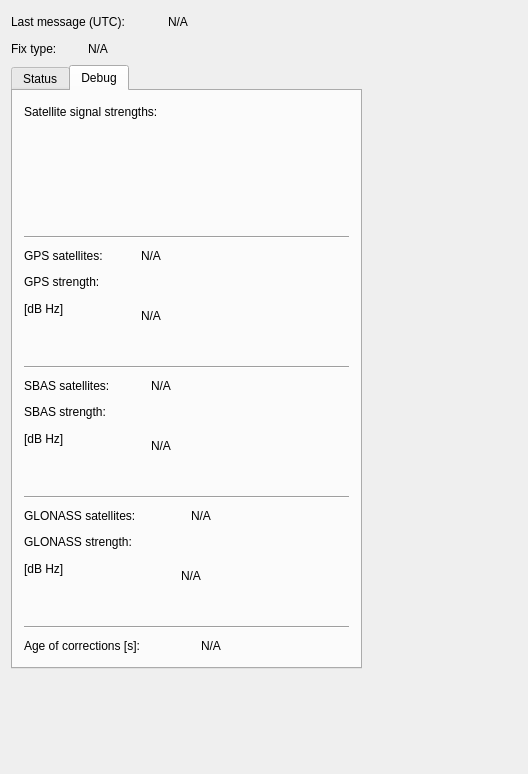
<?xml version="1.0" encoding="UTF-8"?>
<ui version="4.0">
 <class>GpsRtkPlugin</class>
 <widget class="QWidget" name="GpsRtkPlugin">
  <property name="geometry">
   <rect>
    <x>0</x>
    <y>0</y>
    <width>528</width>
    <height>774</height>
   </rect>
  </property>
  <property name="windowTitle">
   <string>GpsRtkInfo</string>
  </property>
  <layout class="QHBoxLayout" name="horizontalLayout_17">
   <item>
    <layout class="QVBoxLayout" name="verticalLayout_5">
     <item>
      <layout class="QHBoxLayout" name="horizontalLayout">
       <item>
        <widget class="QLabel" name="label_nodeStatus_description">
         <property name="sizePolicy">
          <sizepolicy hsizetype="Fixed" vsizetype="Preferred">
           <horstretch>0</horstretch>
           <verstretch>0</verstretch>
          </sizepolicy>
         </property>
         <property name="minimumSize">
          <size>
           <width>151</width>
           <height>21</height>
          </size>
         </property>
         <property name="text">
          <string>Last message (UTC):</string>
         </property>
        </widget>
       </item>
       <item>
        <widget class="QLabel" name="label_nodeStatus">
         <property name="minimumSize">
          <size>
           <width>91</width>
           <height>21</height>
          </size>
         </property>
         <property name="styleSheet">
          <string notr="true"/>
         </property>
         <property name="text">
          <string>N/A</string>
         </property>
        </widget>
       </item>
       <item>
        <spacer name="horizontalSpacer_2">
         <property name="orientation">
          <enum>Qt::Horizontal</enum>
         </property>
         <property name="sizeHint" stdset="0">
          <size>
           <width>40</width>
           <height>20</height>
          </size>
         </property>
        </spacer>
       </item>
      </layout>
     </item>
     <item>
      <layout class="QHBoxLayout" name="horizontalLayout_2">
       <item>
        <widget class="QLabel" name="label_fixType_description">
         <property name="sizePolicy">
          <sizepolicy hsizetype="Fixed" vsizetype="Preferred">
           <horstretch>0</horstretch>
           <verstretch>0</verstretch>
          </sizepolicy>
         </property>
         <property name="minimumSize">
          <size>
           <width>71</width>
           <height>21</height>
          </size>
         </property>
         <property name="text">
          <string>Fix type:</string>
         </property>
        </widget>
       </item>
       <item>
        <widget class="QLabel" name="label_fixType">
         <property name="sizePolicy">
          <sizepolicy hsizetype="Preferred" vsizetype="Preferred">
           <horstretch>0</horstretch>
           <verstretch>0</verstretch>
          </sizepolicy>
         </property>
         <property name="minimumSize">
          <size>
           <width>51</width>
           <height>21</height>
          </size>
         </property>
         <property name="styleSheet">
          <string notr="true"/>
         </property>
         <property name="text">
          <string>N/A</string>
         </property>
        </widget>
       </item>
       <item>
        <spacer name="horizontalSpacer">
         <property name="orientation">
          <enum>Qt::Horizontal</enum>
         </property>
         <property name="sizeHint" stdset="0">
          <size>
           <width>40</width>
           <height>20</height>
          </size>
         </property>
        </spacer>
       </item>
      </layout>
     </item>
     <item>
      <widget class="QTabWidget" name="tabWidget">
       <property name="layoutDirection">
        <enum>Qt::LeftToRight</enum>
       </property>
       <property name="currentIndex">
        <number>1</number>
       </property>
       <widget class="QWidget" name="status">
        <attribute name="title">
         <string>Status</string>
        </attribute>
        <layout class="QGridLayout" name="gridLayout_2">
         <item row="0" column="0">
          <layout class="QGridLayout" name="gridLayout">
           <item row="0" column="0">
            <layout class="QVBoxLayout" name="verticalLayout_status">
             <item>
              <layout class="QHBoxLayout" name="horizontalLayout_3">
               <item>
                <widget class="QLabel" name="label_numSatellites_description">
                 <property name="minimumSize">
                  <size>
                   <width>111</width>
                   <height>21</height>
                  </size>
                 </property>
                 <property name="text">
                  <string>Num satellites:</string>
                 </property>
                </widget>
               </item>
               <item>
                <widget class="QLabel" name="label_numSatellites">
                 <property name="minimumSize">
                  <size>
                   <width>31</width>
                   <height>21</height>
                  </size>
                 </property>
                 <property name="text">
                  <string>N/A</string>
                 </property>
                </widget>
               </item>
               <item>
                <spacer name="horizontalSpacer_3">
                 <property name="orientation">
                  <enum>Qt::Horizontal</enum>
                 </property>
                 <property name="sizeHint" stdset="0">
                  <size>
                   <width>40</width>
                   <height>20</height>
                  </size>
                 </property>
                </spacer>
               </item>
               <item>
                <widget class="QLabel" name="label_numSatellites_indicator">
                 <property name="minimumSize">
                  <size>
                   <width>71</width>
                   <height>21</height>
                  </size>
                 </property>
                 <property name="maximumSize">
                  <size>
                   <width>71</width>
                   <height>24</height>
                  </size>
                 </property>
                 <property name="text">
                  <string/>
                 </property>
                </widget>
               </item>
              </layout>
             </item>
             <item>
              <widget class="Line" name="line_3">
               <property name="orientation">
                <enum>Qt::Horizontal</enum>
               </property>
              </widget>
             </item>
             <item>
              <layout class="QHBoxLayout" name="horizontalLayout_4">
               <item>
                <widget class="QLabel" name="label_numRtkSatellites_description">
                 <property name="minimumSize">
                  <size>
                   <width>151</width>
                   <height>21</height>
                  </size>
                 </property>
                 <property name="text">
                  <string>Num satellites (RTK):</string>
                 </property>
                </widget>
               </item>
               <item>
                <widget class="QLabel" name="label_numRtkSatellites">
                 <property name="minimumSize">
                  <size>
                   <width>51</width>
                   <height>21</height>
                  </size>
                 </property>
                 <property name="text">
                  <string>N/A</string>
                 </property>
                </widget>
               </item>
               <item>
                <spacer name="horizontalSpacer_4">
                 <property name="orientation">
                  <enum>Qt::Horizontal</enum>
                 </property>
                 <property name="sizeHint" stdset="0">
                  <size>
                   <width>40</width>
                   <height>20</height>
                  </size>
                 </property>
                </spacer>
               </item>
               <item>
                <widget class="QLabel" name="label_numRtkSatellites_indicator">
                 <property name="minimumSize">
                  <size>
                   <width>71</width>
                   <height>21</height>
                  </size>
                 </property>
                 <property name="text">
                  <string/>
                 </property>
                </widget>
               </item>
              </layout>
             </item>
             <item>
              <widget class="Line" name="line_4">
               <property name="orientation">
                <enum>Qt::Horizontal</enum>
               </property>
              </widget>
             </item>
             <item>
              <layout class="QHBoxLayout" name="horizontalLayout_5">
               <item>
                <widget class="QLabel" name="label_baseline_description">
                 <property name="minimumSize">
                  <size>
                   <width>131</width>
                   <height>21</height>
                  </size>
                 </property>
                 <property name="text">
                  <string>NED baseline [m]:</string>
                 </property>
                </widget>
               </item>
               <item>
                <widget class="QLabel" name="label_baseline">
                 <property name="minimumSize">
                  <size>
                   <width>101</width>
                   <height>21</height>
                  </size>
                 </property>
                 <property name="text">
                  <string>N/A</string>
                 </property>
                </widget>
               </item>
               <item>
                <spacer name="horizontalSpacer_5">
                 <property name="orientation">
                  <enum>Qt::Horizontal</enum>
                 </property>
                 <property name="sizeHint" stdset="0">
                  <size>
                   <width>40</width>
                   <height>20</height>
                  </size>
                 </property>
                </spacer>
               </item>
              </layout>
             </item>
             <item>
              <widget class="Line" name="line_5">
               <property name="orientation">
                <enum>Qt::Horizontal</enum>
               </property>
              </widget>
             </item>
             <item>
              <layout class="QHBoxLayout" name="horizontalLayout_6">
               <item>
                <widget class="QLabel" name="label_navsatFixAlt_description">
                 <property name="sizePolicy">
                  <sizepolicy hsizetype="Fixed" vsizetype="Preferred">
                   <horstretch>0</horstretch>
                   <verstretch>0</verstretch>
                  </sizepolicy>
                 </property>
                 <property name="minimumSize">
                  <size>
                   <width>201</width>
                   <height>21</height>
                  </size>
                 </property>
                 <property name="text">
                  <string>Navsat fix altitude (avg) [m]:</string>
                 </property>
                </widget>
               </item>
               <item>
                <widget class="QLabel" name="label_navsatFixAlt">
                 <property name="minimumSize">
                  <size>
                   <width>0</width>
                   <height>21</height>
                  </size>
                 </property>
                 <property name="text">
                  <string>N/A</string>
                 </property>
                </widget>
               </item>
               <item>
                <spacer name="horizontalSpacer_6">
                 <property name="orientation">
                  <enum>Qt::Horizontal</enum>
                 </property>
                 <property name="sizeHint" stdset="0">
                  <size>
                   <width>40</width>
                   <height>20</height>
                  </size>
                 </property>
                </spacer>
               </item>
              </layout>
             </item>
             <item>
              <widget class="Line" name="line_8">
               <property name="orientation">
                <enum>Qt::Horizontal</enum>
               </property>
              </widget>
             </item>
             <item>
              <layout class="QHBoxLayout" name="horizontalLayout_7">
               <item>
                <widget class="QLabel" name="label_numWifiCorrections_description">
                 <property name="minimumSize">
                  <size>
                   <width>161</width>
                   <height>21</height>
                  </size>
                 </property>
                 <property name="text">
                  <string>Num Wifi corrections:</string>
                 </property>
                </widget>
               </item>
               <item>
                <widget class="QLabel" name="label_numWifiCorrections">
                 <property name="minimumSize">
                  <size>
                   <width>71</width>
                   <height>21</height>
                  </size>
                 </property>
                 <property name="text">
                  <string>N/A</string>
                 </property>
                </widget>
               </item>
               <item>
                <spacer name="horizontalSpacer_7">
                 <property name="orientation">
                  <enum>Qt::Horizontal</enum>
                 </property>
                 <property name="sizeHint" stdset="0">
                  <size>
                   <width>40</width>
                   <height>20</height>
                  </size>
                 </property>
                </spacer>
               </item>
              </layout>
             </item>
             <item>
              <widget class="Line" name="line_7">
               <property name="orientation">
                <enum>Qt::Horizontal</enum>
               </property>
              </widget>
             </item>
             <item>
              <layout class="QHBoxLayout" name="horizontalLayout_8">
               <item>
                <widget class="QLabel" name="label_rateWifiCorrections_description">
                 <property name="minimumSize">
                  <size>
                   <width>181</width>
                   <height>21</height>
                  </size>
                 </property>
                 <property name="text">
                  <string>Wifi correction rate [Hz]:</string>
                 </property>
                </widget>
               </item>
               <item>
                <widget class="QLabel" name="label_rateWifiCorrections">
                 <property name="minimumSize">
                  <size>
                   <width>0</width>
                   <height>21</height>
                  </size>
                 </property>
                 <property name="text">
                  <string>N/A</string>
                 </property>
                </widget>
               </item>
               <item>
                <spacer name="horizontalSpacer_8">
                 <property name="orientation">
                  <enum>Qt::Horizontal</enum>
                 </property>
                 <property name="sizeHint" stdset="0">
                  <size>
                   <width>40</width>
                   <height>20</height>
                  </size>
                 </property>
                </spacer>
               </item>
              </layout>
             </item>
             <item>
              <widget class="Line" name="line_6">
               <property name="orientation">
                <enum>Qt::Horizontal</enum>
               </property>
              </widget>
             </item>
             <item>
              <layout class="QHBoxLayout" name="horizontalLayout_9">
               <item>
                <widget class="QLabel" name="label_pingBaseStation_description">
                 <property name="minimumSize">
                  <size>
                   <width>165</width>
                   <height>21</height>
                  </size>
                 </property>
                 <property name="text">
                  <string>Base Station ping [ms]:</string>
                 </property>
                </widget>
               </item>
               <item>
                <widget class="QLabel" name="label_pingBaseStation">
                 <property name="minimumSize">
                  <size>
                   <width>0</width>
                   <height>21</height>
                  </size>
                 </property>
                 <property name="text">
                  <string>N/A</string>
                 </property>
                </widget>
               </item>
               <item>
                <spacer name="horizontalSpacer_9">
                 <property name="orientation">
                  <enum>Qt::Horizontal</enum>
                 </property>
                 <property name="sizeHint" stdset="0">
                  <size>
                   <width>40</width>
                   <height>20</height>
                  </size>
                 </property>
                </spacer>
               </item>
              </layout>
             </item>
            </layout>
           </item>
          </layout>
         </item>
        </layout>
       </widget>
       <widget class="QWidget" name="debug">
        <attribute name="title">
         <string>Debug</string>
        </attribute>
        <layout class="QGridLayout" name="gridLayout_4">
         <item row="10" column="0">
          <layout class="QHBoxLayout" name="horizontalLayout_GLONASS">
           <item>
            <layout class="QVBoxLayout" name="verticalLayout_4">
             <item>
              <widget class="QLabel" name="label_glonassStrength_description">
               <property name="sizePolicy">
                <sizepolicy hsizetype="Fixed" vsizetype="Preferred">
                 <horstretch>0</horstretch>
                 <verstretch>0</verstretch>
                </sizepolicy>
               </property>
               <property name="minimumSize">
                <size>
                 <width>151</width>
                 <height>21</height>
                </size>
               </property>
               <property name="text">
                <string>&lt;html&gt;&lt;head/&gt;&lt;body&gt;&lt;p&gt;GLONASS strength:&lt;/p&gt;&lt;/body&gt;&lt;/html&gt;</string>
               </property>
              </widget>
             </item>
             <item>
              <widget class="QLabel" name="label_glonassStrength_description_unit">
               <property name="sizePolicy">
                <sizepolicy hsizetype="Fixed" vsizetype="Preferred">
                 <horstretch>0</horstretch>
                 <verstretch>0</verstretch>
                </sizepolicy>
               </property>
               <property name="minimumSize">
                <size>
                 <width>71</width>
                 <height>21</height>
                </size>
               </property>
               <property name="text">
                <string>&lt;html&gt;&lt;head/&gt;&lt;body&gt;&lt;p&gt;[dB Hz]&lt;/p&gt;&lt;/body&gt;&lt;/html&gt;</string>
               </property>
              </widget>
             </item>
             <item>
              <spacer name="verticalSpacer_4">
               <property name="orientation">
                <enum>Qt::Vertical</enum>
               </property>
               <property name="sizeType">
                <enum>QSizePolicy::Preferred</enum>
               </property>
               <property name="sizeHint" stdset="0">
                <size>
                 <width>20</width>
                 <height>40</height>
                </size>
               </property>
              </spacer>
             </item>
            </layout>
           </item>
           <item>
            <widget class="QLabel" name="label_glonassStrength">
             <property name="sizePolicy">
              <sizepolicy hsizetype="Preferred" vsizetype="Preferred">
               <horstretch>0</horstretch>
               <verstretch>0</verstretch>
              </sizepolicy>
             </property>
             <property name="minimumSize">
              <size>
               <width>0</width>
               <height>21</height>
              </size>
             </property>
             <property name="styleSheet">
              <string notr="true"/>
             </property>
             <property name="text">
              <string>N/A</string>
             </property>
             <property name="wordWrap">
              <bool>true</bool>
             </property>
            </widget>
           </item>
           <item>
            <spacer name="horizontalSpacer_15">
             <property name="orientation">
              <enum>Qt::Horizontal</enum>
             </property>
             <property name="sizeHint" stdset="0">
              <size>
               <width>40</width>
               <height>20</height>
              </size>
             </property>
            </spacer>
           </item>
          </layout>
         </item>
         <item row="2" column="0">
          <widget class="Line" name="line_10">
           <property name="orientation">
            <enum>Qt::Horizontal</enum>
           </property>
          </widget>
         </item>
         <item row="5" column="0">
          <widget class="Line" name="line_9">
           <property name="orientation">
            <enum>Qt::Horizontal</enum>
           </property>
          </widget>
         </item>
         <item row="11" column="0">
          <widget class="Line" name="line_2">
           <property name="orientation">
            <enum>Qt::Horizontal</enum>
           </property>
          </widget>
         </item>
         <item row="3" column="0">
          <layout class="QVBoxLayout" name="verticalLayout_GPSSatellites">
           <item>
            <layout class="QHBoxLayout" name="horizontalLayout_10">
             <item>
              <widget class="QLabel" name="label_gpsSatellites_description">
               <property name="sizePolicy">
                <sizepolicy hsizetype="Fixed" vsizetype="Preferred">
                 <horstretch>0</horstretch>
                 <verstretch>0</verstretch>
                </sizepolicy>
               </property>
               <property name="minimumSize">
                <size>
                 <width>111</width>
                 <height>21</height>
                </size>
               </property>
               <property name="text">
                <string>GPS satellites:</string>
               </property>
              </widget>
             </item>
             <item>
              <widget class="QLabel" name="label_gpsSatellites">
               <property name="sizePolicy">
                <sizepolicy hsizetype="Fixed" vsizetype="Preferred">
                 <horstretch>0</horstretch>
                 <verstretch>0</verstretch>
                </sizepolicy>
               </property>
               <property name="minimumSize">
                <size>
                 <width>51</width>
                 <height>21</height>
                </size>
               </property>
               <property name="styleSheet">
                <string notr="true"/>
               </property>
               <property name="text">
                <string>N/A</string>
               </property>
              </widget>
             </item>
             <item>
              <spacer name="horizontalSpacer_10">
               <property name="orientation">
                <enum>Qt::Horizontal</enum>
               </property>
               <property name="sizeHint" stdset="0">
                <size>
                 <width>40</width>
                 <height>20</height>
                </size>
               </property>
              </spacer>
             </item>
            </layout>
           </item>
          </layout>
         </item>
         <item row="9" column="0">
          <layout class="QHBoxLayout" name="horizontalLayout_GLONASSSatellites">
           <item>
            <widget class="QLabel" name="label_glonassSatellites_description">
             <property name="minimumSize">
              <size>
               <width>161</width>
               <height>21</height>
              </size>
             </property>
             <property name="text">
              <string>GLONASS satellites:</string>
             </property>
            </widget>
           </item>
           <item>
            <widget class="QLabel" name="label_glonassSatellites">
             <property name="minimumSize">
              <size>
               <width>51</width>
               <height>21</height>
              </size>
             </property>
             <property name="text">
              <string>N/A</string>
             </property>
            </widget>
           </item>
           <item>
            <spacer name="horizontalSpacer_14">
             <property name="orientation">
              <enum>Qt::Horizontal</enum>
             </property>
             <property name="sizeHint" stdset="0">
              <size>
               <width>40</width>
               <height>20</height>
              </size>
             </property>
            </spacer>
           </item>
          </layout>
         </item>
         <item row="6" column="0">
          <layout class="QHBoxLayout" name="horizontalLayout_SBASSatellites">
           <item>
            <widget class="QLabel" name="label_sbasSatellites_description">
             <property name="sizePolicy">
              <sizepolicy hsizetype="Fixed" vsizetype="Preferred">
               <horstretch>0</horstretch>
               <verstretch>0</verstretch>
              </sizepolicy>
             </property>
             <property name="minimumSize">
              <size>
               <width>121</width>
               <height>21</height>
              </size>
             </property>
             <property name="text">
              <string>SBAS satellites:</string>
             </property>
            </widget>
           </item>
           <item>
            <widget class="QLabel" name="label_sbasSatellites">
             <property name="sizePolicy">
              <sizepolicy hsizetype="Fixed" vsizetype="Preferred">
               <horstretch>0</horstretch>
               <verstretch>0</verstretch>
              </sizepolicy>
             </property>
             <property name="minimumSize">
              <size>
               <width>51</width>
               <height>21</height>
              </size>
             </property>
             <property name="styleSheet">
              <string notr="true"/>
             </property>
             <property name="text">
              <string>N/A</string>
             </property>
            </widget>
           </item>
           <item>
            <spacer name="horizontalSpacer_12">
             <property name="orientation">
              <enum>Qt::Horizontal</enum>
             </property>
             <property name="sizeHint" stdset="0">
              <size>
               <width>40</width>
               <height>20</height>
              </size>
             </property>
            </spacer>
           </item>
          </layout>
         </item>
         <item row="4" column="0">
          <layout class="QHBoxLayout" name="horizontalLayout_GPS">
           <item>
            <layout class="QVBoxLayout" name="verticalLayout_2">
             <item>
              <widget class="QLabel" name="label_gpsStrength_description">
               <property name="sizePolicy">
                <sizepolicy hsizetype="Fixed" vsizetype="Preferred">
                 <horstretch>0</horstretch>
                 <verstretch>0</verstretch>
                </sizepolicy>
               </property>
               <property name="minimumSize">
                <size>
                 <width>111</width>
                 <height>21</height>
                </size>
               </property>
               <property name="text">
                <string>&lt;html&gt;&lt;head/&gt;&lt;body&gt;&lt;p&gt;GPS strength:&lt;/p&gt;&lt;/body&gt;&lt;/html&gt;</string>
               </property>
              </widget>
             </item>
             <item>
              <widget class="QLabel" name="label_gpsStrength_description_unit">
               <property name="sizePolicy">
                <sizepolicy hsizetype="Fixed" vsizetype="Preferred">
                 <horstretch>0</horstretch>
                 <verstretch>0</verstretch>
                </sizepolicy>
               </property>
               <property name="minimumSize">
                <size>
                 <width>81</width>
                 <height>21</height>
                </size>
               </property>
               <property name="text">
                <string>&lt;html&gt;&lt;head/&gt;&lt;body&gt;&lt;p&gt;[dB Hz]&lt;/p&gt;&lt;/body&gt;&lt;/html&gt;</string>
               </property>
              </widget>
             </item>
             <item>
              <spacer name="verticalSpacer_2">
               <property name="orientation">
                <enum>Qt::Vertical</enum>
               </property>
               <property name="sizeType">
                <enum>QSizePolicy::Preferred</enum>
               </property>
               <property name="sizeHint" stdset="0">
                <size>
                 <width>20</width>
                 <height>40</height>
                </size>
               </property>
              </spacer>
             </item>
            </layout>
           </item>
           <item>
            <widget class="QLabel" name="label_gpsStrength">
             <property name="sizePolicy">
              <sizepolicy hsizetype="Preferred" vsizetype="Preferred">
               <horstretch>0</horstretch>
               <verstretch>0</verstretch>
              </sizepolicy>
             </property>
             <property name="minimumSize">
              <size>
               <width>0</width>
               <height>21</height>
              </size>
             </property>
             <property name="styleSheet">
              <string notr="true"/>
             </property>
             <property name="text">
              <string>N/A</string>
             </property>
             <property name="wordWrap">
              <bool>true</bool>
             </property>
            </widget>
           </item>
           <item>
            <spacer name="horizontalSpacer_11">
             <property name="orientation">
              <enum>Qt::Horizontal</enum>
             </property>
             <property name="sizeHint" stdset="0">
              <size>
               <width>40</width>
               <height>20</height>
              </size>
             </property>
            </spacer>
           </item>
          </layout>
         </item>
         <item row="12" column="0">
          <layout class="QHBoxLayout" name="horizontalLayout_ageOfCorrections">
           <item>
            <widget class="QLabel" name="label_ageOfCorrections_description">
             <property name="minimumSize">
              <size>
               <width>171</width>
               <height>21</height>
              </size>
             </property>
             <property name="text">
              <string>Age of corrections [s]:</string>
             </property>
            </widget>
           </item>
           <item>
            <widget class="QLabel" name="label_ageOfCorrections">
             <property name="minimumSize">
              <size>
               <width>51</width>
               <height>21</height>
              </size>
             </property>
             <property name="text">
              <string>N/A</string>
             </property>
            </widget>
           </item>
           <item>
            <spacer name="horizontalSpacer_16">
             <property name="orientation">
              <enum>Qt::Horizontal</enum>
             </property>
             <property name="sizeHint" stdset="0">
              <size>
               <width>40</width>
               <height>20</height>
              </size>
             </property>
            </spacer>
           </item>
          </layout>
         </item>
         <item row="7" column="0">
          <layout class="QHBoxLayout" name="horizontalLayout_SBAS">
           <item>
            <layout class="QVBoxLayout" name="verticalLayout_3">
             <item>
              <widget class="QLabel" name="label_sbasStrength_description">
               <property name="sizePolicy">
                <sizepolicy hsizetype="Fixed" vsizetype="Preferred">
                 <horstretch>0</horstretch>
                 <verstretch>0</verstretch>
                </sizepolicy>
               </property>
               <property name="minimumSize">
                <size>
                 <width>121</width>
                 <height>21</height>
                </size>
               </property>
               <property name="text">
                <string>&lt;html&gt;&lt;head/&gt;&lt;body&gt;&lt;p&gt;SBAS strength:&lt;/p&gt;&lt;/body&gt;&lt;/html&gt;</string>
               </property>
              </widget>
             </item>
             <item>
              <widget class="QLabel" name="label_sbasStrength_description_unit">
               <property name="sizePolicy">
                <sizepolicy hsizetype="Fixed" vsizetype="Preferred">
                 <horstretch>0</horstretch>
                 <verstretch>0</verstretch>
                </sizepolicy>
               </property>
               <property name="minimumSize">
                <size>
                 <width>71</width>
                 <height>21</height>
                </size>
               </property>
               <property name="text">
                <string>&lt;html&gt;&lt;head/&gt;&lt;body&gt;&lt;p&gt;[dB Hz]&lt;/p&gt;&lt;/body&gt;&lt;/html&gt;</string>
               </property>
              </widget>
             </item>
             <item>
              <spacer name="verticalSpacer">
               <property name="orientation">
                <enum>Qt::Vertical</enum>
               </property>
               <property name="sizeType">
                <enum>QSizePolicy::Preferred</enum>
               </property>
               <property name="sizeHint" stdset="0">
                <size>
                 <width>20</width>
                 <height>40</height>
                </size>
               </property>
              </spacer>
             </item>
            </layout>
           </item>
           <item>
            <widget class="QLabel" name="label_sbasStrength">
             <property name="sizePolicy">
              <sizepolicy hsizetype="Preferred" vsizetype="Preferred">
               <horstretch>0</horstretch>
               <verstretch>0</verstretch>
              </sizepolicy>
             </property>
             <property name="minimumSize">
              <size>
               <width>0</width>
               <height>21</height>
              </size>
             </property>
             <property name="styleSheet">
              <string notr="true"/>
             </property>
             <property name="text">
              <string>N/A</string>
             </property>
             <property name="wordWrap">
              <bool>true</bool>
             </property>
            </widget>
           </item>
           <item>
            <spacer name="horizontalSpacer_13">
             <property name="orientation">
              <enum>Qt::Horizontal</enum>
             </property>
             <property name="sizeHint" stdset="0">
              <size>
               <width>40</width>
               <height>20</height>
              </size>
             </property>
            </spacer>
           </item>
          </layout>
         </item>
         <item row="8" column="0">
          <widget class="Line" name="line">
           <property name="orientation">
            <enum>Qt::Horizontal</enum>
           </property>
          </widget>
         </item>
         <item row="0" column="0">
          <layout class="QHBoxLayout" name="horizontalLayout_signalStrenghts">
           <item>
            <widget class="QLabel" name="label">
             <property name="text">
              <string>Satellite signal strengths:</string>
             </property>
            </widget>
           </item>
           <item>
            <spacer name="horizontalSpacer_18">
             <property name="orientation">
              <enum>Qt::Horizontal</enum>
             </property>
             <property name="sizeHint" stdset="0">
              <size>
               <width>40</width>
               <height>20</height>
              </size>
             </property>
            </spacer>
           </item>
          </layout>
         </item>
         <item row="1" column="0">
          <widget class="QCustomPlot" name="customPlot" native="true">
           <property name="sizePolicy">
            <sizepolicy hsizetype="MinimumExpanding" vsizetype="MinimumExpanding">
             <horstretch>0</horstretch>
             <verstretch>0</verstretch>
            </sizepolicy>
           </property>
           <property name="minimumSize">
            <size>
             <width>0</width>
             <height>100</height>
            </size>
           </property>
           <layout class="QGridLayout" name="gridLayout_5"/>
          </widget>
         </item>
        </layout>
       </widget>
      </widget>
     </item>
     <item>
      <spacer name="verticalSpacer_3">
       <property name="orientation">
        <enum>Qt::Vertical</enum>
       </property>
       <property name="sizeHint" stdset="0">
        <size>
         <width>20</width>
         <height>40</height>
        </size>
       </property>
      </spacer>
     </item>
    </layout>
   </item>
   <item>
    <spacer name="horizontalSpacer_17">
     <property name="orientation">
      <enum>Qt::Horizontal</enum>
     </property>
     <property name="sizeHint" stdset="0">
      <size>
       <width>40</width>
       <height>20</height>
      </size>
     </property>
    </spacer>
   </item>
  </layout>
 </widget>
 <layoutdefault spacing="6" margin="11"/>
 <customwidgets>
  <customwidget>
   <class>QCustomPlot</class>
   <extends>QWidget</extends>
   <header>rqt_gps_rtk_plugin/qcustomplot.h</header>
   <container>1</container>
  </customwidget>
 </customwidgets>
 <tabstops>
  <tabstop>tabWidget</tabstop>
 </tabstops>
 <resources/>
 <connections/>
</ui>
